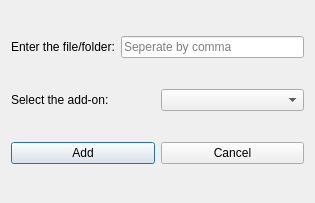
<?xml version="1.0" encoding="UTF-8"?>
<ui version="4.0">
 <class>AddIgnDialog</class>
 <widget class="QDialog" name="AddIgnDialog">
  <property name="geometry">
   <rect>
    <x>0</x>
    <y>0</y>
    <width>315</width>
    <height>203</height>
   </rect>
  </property>
  <property name="windowTitle">
   <string>Add an ignored file/folder</string>
  </property>
  <layout class="QVBoxLayout" name="verticalLayout">
   <item>
    <layout class="QHBoxLayout" name="filesLayout">
     <item>
      <widget class="QLabel" name="filesLabel">
       <property name="text">
        <string>Enter the file/folder:</string>
       </property>
      </widget>
     </item>
     <item>
      <widget class="QLineEdit" name="filesEdit">
       <property name="placeholderText">
        <string>Seperate by comma</string>
       </property>
      </widget>
     </item>
    </layout>
   </item>
   <item>
    <layout class="QHBoxLayout" name="addonLayout">
     <item>
      <widget class="QLabel" name="addonLabel">
       <property name="text">
        <string>Select the add-on:</string>
       </property>
      </widget>
     </item>
     <item>
      <widget class="QComboBox" name="addonCombo"/>
     </item>
    </layout>
   </item>
   <item>
    <layout class="QHBoxLayout" name="buttonsLayout">
     <item>
      <widget class="QPushButton" name="addButton">
       <property name="text">
        <string>Add</string>
       </property>
      </widget>
     </item>
     <item>
      <widget class="QPushButton" name="cancelButton">
       <property name="text">
        <string>Cancel</string>
       </property>
      </widget>
     </item>
    </layout>
   </item>
  </layout>
 </widget>
 <resources/>
 <connections/>
</ui>
